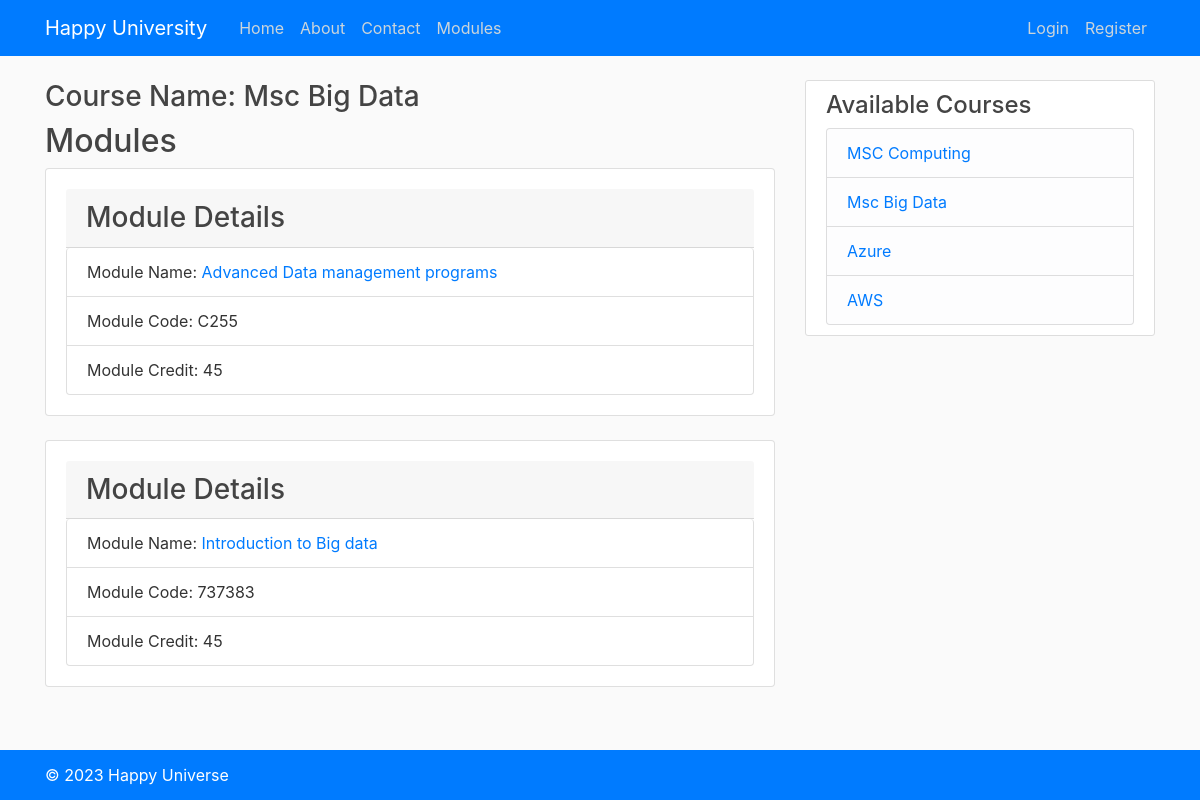
Screenshot of /course/2/ with the database file from the repository.
### courseapp/models.py (models this page shows, shortened)
class Module(models.Model):
    name=models.CharField(max_length=100)
    code=models.CharField(max_length=100)
    credit=models.IntegerField()
    description=models.TextField()
    category=models.CharField(max_length=100)
    availability=models.BooleanField(default=True)
    courses=models.ManyToManyField(Group, related_name="modules")

### courseapp/views.py (the view)
# urls.py: path('course/<int:pk>/', views.course_detail, name='course_detail'),
def course_detail(request, pk):
    course = get_object_or_404(Group, pk=pk)
    modules = course.modules.all()
    context = {'course': course, "modules":modules}
    return render(request, 'courseapp/course_detail.html', context)

### registrationapp/context_processor.py (called while the page is built)
def Courses(request):
    courses =Group.objects.all()
    return {"courses":courses}

### courseapp/templates/courseapp/course_detail.html
{% extends "courseapp/base.html" %}
{% block content %}
<h3>Course Name: {{ course.name }}</h3>
<h2>Modules  </h2>
{% for module in modules %}
    <div class="card">
        <div class="card-body">
            <h3 class="card-header">Module Details</h3>
            <ul class="list-group">
                <li class="list-group-item"> Module Name: <a href="{% url 'courseapp:module_detail' module.id %}">  {{ module.name }} </a></li>
                <li class="list-group-item">Module Code: {{ module.code }}</li>
                <li class="list-group-item">Module Credit: {{ module.credit }}</li>
            </ul>
        </div>
    </div>
    <br>
{% endfor %}
{% endblock %}

### courseapp/templates/courseapp/base.html (shortened to what this page needs)
{% load static %}
<!DOCTYPE html>
<html>
<head>
    <link rel="stylesheet" href="https://cdn.jsdelivr.net/npm/bootstrap@4.0.0/dist/css/bootstrap.min.css"
>
    <link rel="stylesheet" type="text/css" href="{% static 'css/styles.css' %}" />
</head>
<body>
    <div class="container">
        <header class="site-header ">
            <nav class="navbar navbar-expand-md navbar-dark bg-primary fixed-top">
                <div class="container">
                    <a class="navbar-brand mr-4" href="{% url 'courseapp:home' %}">Happy University</a>
                    <div class="collapse navbar-collapse" id="navbarToggle">
                        <div class="navbar-nav mr-auto">
                            <a class="nav-item nav-link" href="{% url 'courseapp:home' %}">Home</a>
                            <a class="nav-item nav-link" href="{% url 'courseapp:about' %}">About</a>
                            <a class="nav-item nav-link" href="{% url 'courseapp:contact' %}">Contact</a>
                            <a class="nav-item nav-link" href="{% url 'courseapp:module_list' %}">Modules</a>
                        </div>
                        <div class="navbar-nav">
                            {% if user.is_authenticated %}
                            <a class="nav-item nav-link" href="{% url 'accounts:profile' %}">Profile</a>
                            <a class="nav-item nav-link" href="{% url 'accounts:logout' %}">Logout</a>
                            {% else %}
                            <a class="nav-item nav-link" href="{% url 'accounts:login' %}">Login</a>
                            <a class="nav-item nav-link" href="{% url 'accounts:register' %}">Register</a>
                            {% endif %}
                        </div>
                    </div>
                </div>
            </nav>
        </header>
        <div class="row">
            <div class="col-md-8">
                {% block content %}
                {% endblock %}
            </div>
            {% block sidebar %}
            <div class="col-md-4">
                <div class="content-section">
                    <h4>Available Courses</h4>
                    <ul class="list-group">
                        {% for course in courses %}
                        <li class="list-group-item list-group-item-light">
                            <a class="mr-2" href="{% url 'courseapp:course_detail' course.id %}">
                                {{course.name}}
                            </a>
                        </li>
                        {% endfor %}
                    </ul>
                </div>
            </div>
            {% endblock %}
        </div>
    </div>
    <footer class="footer bg-primary">
        <div class="container">
            <p class='text-white'>&copy; 2023 Happy Universe</p>
        </div>
    </footer>
</body>
</html>

### courseapp/static/css/styles.css (style rules this page uses)
html { position: relative; min-height: 100%; }
body { background: #fafafa; color: #333333; margin-top: 5rem; margin-bottom: 50px; }
h1, h2, h3, h4, h5, h6 { color: #444444; }
ul { margin: 0; }
.site-header .navbar-nav .nav-link { color: #cbd5db; }
.content-section { background: #ffffff; padding: 10px 20px; border: 1px solid #dddddd; border-radius: 3px; margin-bottom: 20px; }
.footer { position: absolute; bottom: 0; width: 100%; height: 50px; line-height: 50px; background-color: #cccccc; }

### rows the page displays
Module: name "Advanced Data management programs", code "C255", credit "45"
Module: name "Introduction to Big data", code "737383", credit "45"

### other values shown
{{ course.name }} "Msc Big Data"
{{ course.name }} "MSC Computing"
{{ course.name }} "Azure"
{{ course.name }} "AWS"
